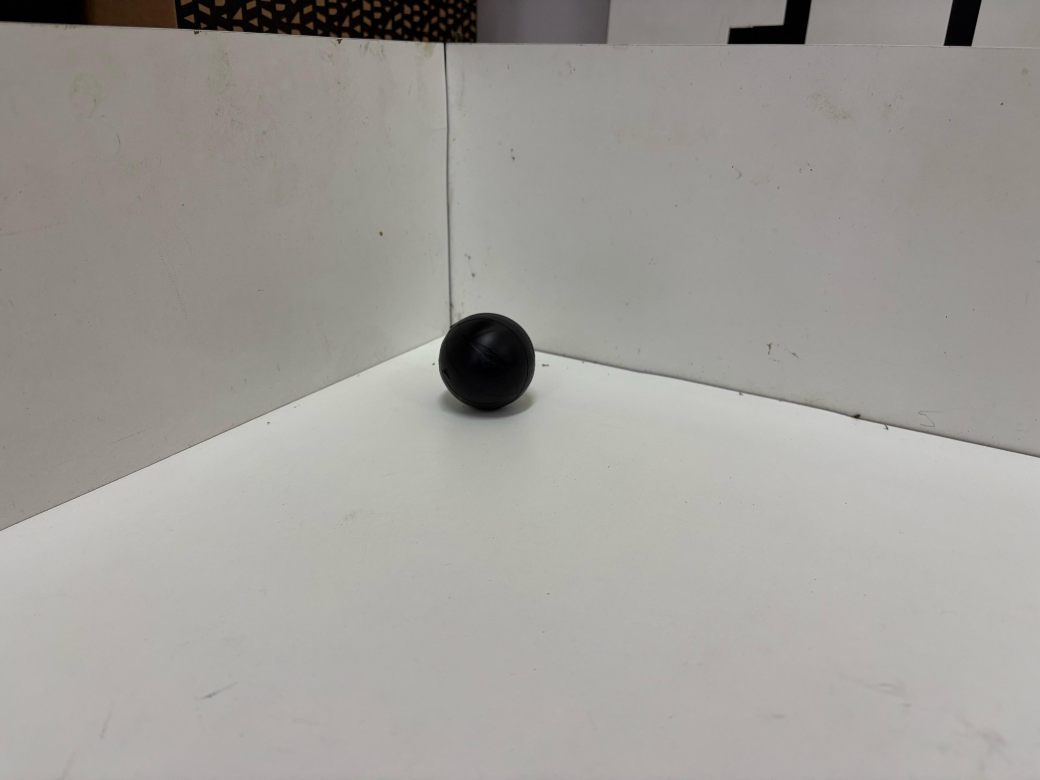
#> input picture imagens_referencia/WhatsApp Image 2025-04-01 at 08.07.22.jpeg, 4160 x 3120 px, given in place of the camera (shown at 1/4 size)
$ python ChatPrata.py
#> lines starting #> are read from the running program, lines starting #| are printed output that depends on the picture; after the words box and inside, x2 and y2 are one past the last pixel; in counts of white or black regions, pixels touching at a corner belong together
import cv2
import numpy as np

# Intervalos HSV
lower_black = np.array([0, 0, 0])
upper_black = np.array([179, 255, 83])

lower_silver = np.array([0, 0, 120])
upper_silver = np.array([179, 50, 255])

# Fundo branco em HSV (para remover da detecção prata)
lower_white = np.array([0, 0, 230])
upper_white = np.array([179, 30, 255])

# Inicializa a câmera
cap = cv2.VideoCapture(0)
if not cap.isOpened():
    print("Erro ao abrir a câmera")
    exit()

MIN_AREA = 500
MAX_AREA = 500000

while True:
    ret, frame = cap.read()
#> frame is the input picture: shape (3120, 4160, 3); mean B, G, R 153.1, 157.8, 160.4
    if not ret:
        print("Erro na captura da câmera")
        break

    # Aplica CLAHE para melhorar contraste
    lab = cv2.cvtColor(frame, cv2.COLOR_BGR2LAB)
#> lab: shape (3120, 4160, 3); mean of channels 0, 1, 2 165.4, 128.2, 130.7
    l, a, b = cv2.split(lab)
    clahe = cv2.createCLAHE(clipLimit=3.0, tileGridSize=(8, 8))
    cl = clahe.apply(l)
    lab = cv2.merge((cl, a, b))
#> lab: shape (3120, 4160, 3); mean of channels 0, 1, 2 161.7, 128.2, 130.7
    frame_clahe = cv2.cvtColor(lab, cv2.COLOR_LAB2BGR)

    hsv = cv2.cvtColor(frame_clahe, cv2.COLOR_BGR2HSV)
#> hsv: shape (3120, 4160, 3); mean H, S, V 21.7, 13.7, 156.9

    # Máscara da bola preta
    mask_black = cv2.inRange(hsv, lower_black, upper_black)
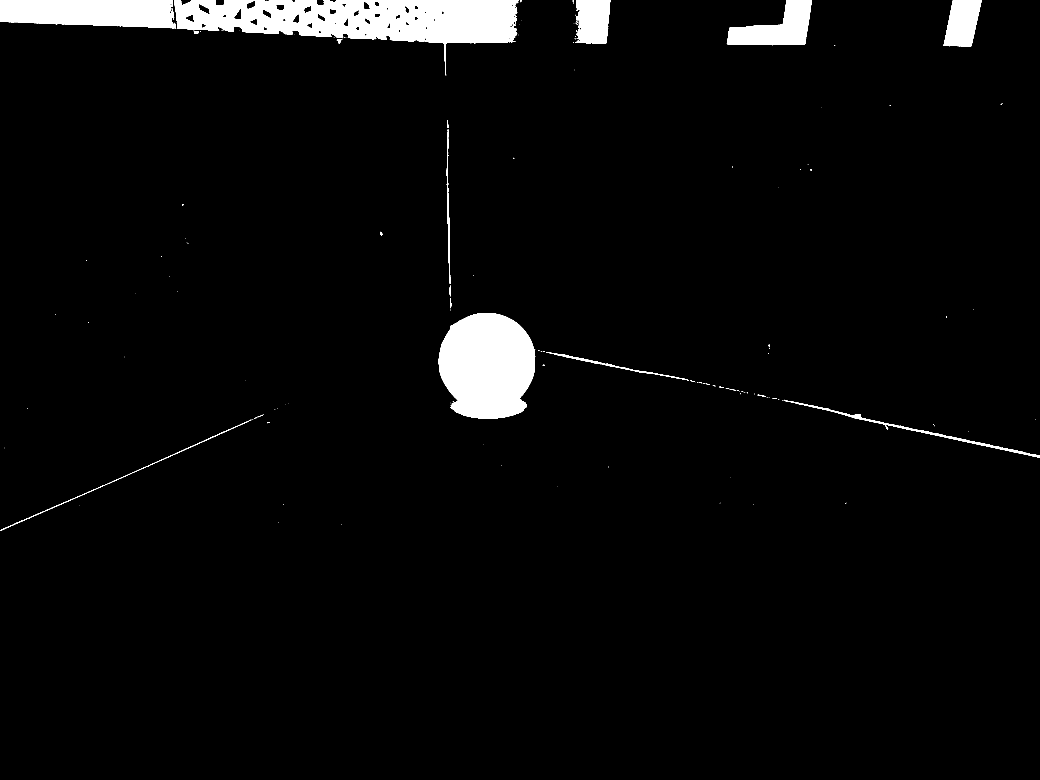
#> mask_black: shape (3120, 4160) (shown at 1/4 size); 3.7% white; 200 white regions (164 under 20 px), largest, box (x1, y1, x2, y2) and area: (697, 0, 2074, 302) 182860, (1755, 1252, 2141, 1675) 130343, (0, 0, 704, 114) 68560

    # Máscara original da prata
    mask_silver_raw = cv2.inRange(hsv, lower_silver, upper_silver)
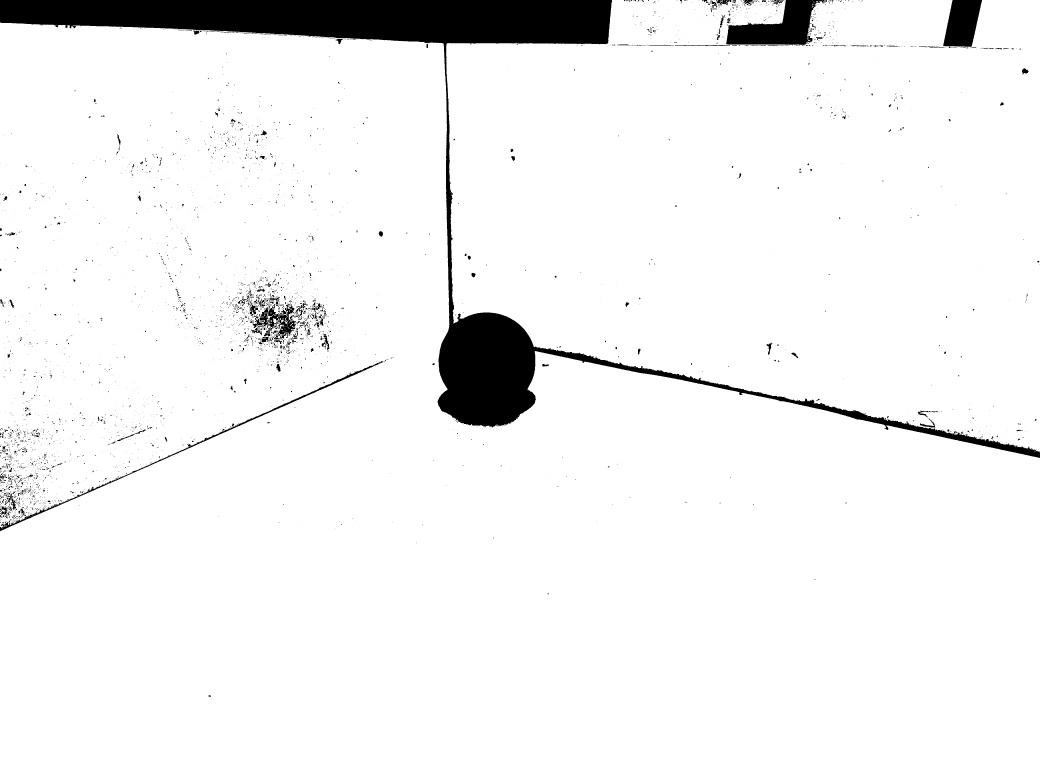
#> mask_silver_raw: shape (3120, 4160) (shown at 1/4 size); 94.8% white; 4410 black regions (3940 under 20 px), largest, box (x1, y1, x2, y2) and area: (0, 0, 4160, 1832) 549093, (2905, 0, 3307, 180) 37578, (3772, 0, 3928, 192) 21692

    # Máscara do fundo branco
    mask_white = cv2.inRange(hsv, lower_white, upper_white)
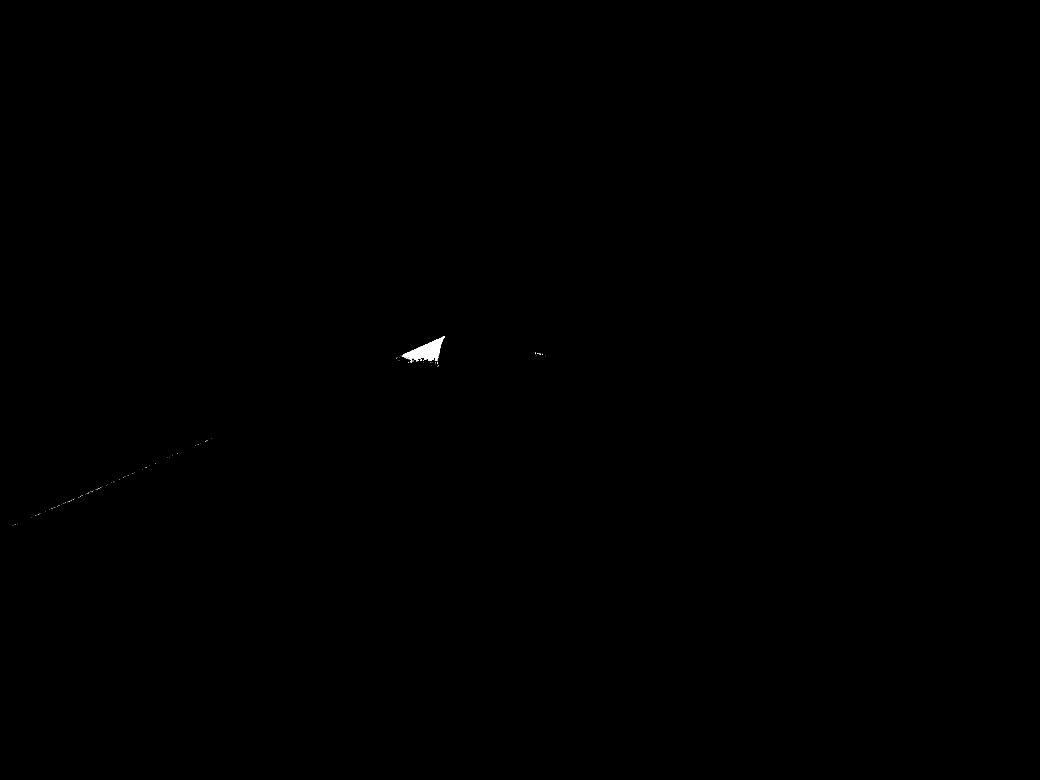
#> mask_white: shape (3120, 4160) (shown at 1/4 size); 0.06% white; 126 white regions (122 under 20 px), largest, box (x1, y1, x2, y2) and area: (1608, 1344, 1780, 1450) 7179, (1664, 1438, 1676, 1445) 41, (1748, 1447, 1752, 1456) 25, (1680, 1438, 1688, 1442) 23

    # Remove o fundo branco da máscara da prata
    mask_silver = cv2.bitwise_and(mask_silver_raw, cv2.bitwise_not(mask_white))
#> mask_silver: shape (3120, 4160); 94.7% white; 4469 black regions (3996 under 20 px)

    # ========== DETECÇÃO BOLA PRETA ==========
    contours_black, _ = cv2.findContours(mask_black, cv2.RETR_EXTERNAL, cv2.CHAIN_APPROX_SIMPLE)
#> contours_black = 196 contours, 176 with area under 20; largest, box (x1, y1, x2, y2) and area: (697, 0, 2074, 302) 195230, (1755, 1252, 2141, 1675) 129683, (0, 0, 704, 114) 67811, (2907, 0, 3248, 178) 33058, (3774, 0, 3927, 186) 20627
    for contour in contours_black:
        area = cv2.contourArea(contour)
        if MIN_AREA < area < MAX_AREA:
            (x, y, w, h) = cv2.boundingRect(contour)
            cx = x + w // 2
            cy = y + h // 2
            cv2.rectangle(frame, (x, y), (x + w, y + h), (0, 0, 255), 2)
            cv2.circle(frame, (cx, cy), 5, (0, 0, 255), -1)
            cv2.putText(frame, "Bola Preta", (x, y - 10), cv2.FONT_HERSHEY_SIMPLEX,
                        0.5, (0, 0, 255), 2)
#> this loop made 196 passes
#> (area, x, y, w, h, cx, cy) on passes 15, 36, 73, 82, 106, 188, 189, 190: (1348, 0, 1715, 925, 409, 462, 1919), (6320, 3157, 1605, 1003, 226, 3658, 1718), (2341.5, 2184, 1408, 570, 114, 2469, 1465), (129683, 1755, 1252, 386, 423, 1948, 1463), (2206, 1787, 517, 14, 619, 1794, 826), (20627, 3774, 0, 153, 186, 3850, 93), (33058, 2907, 0, 341, 178, 3077, 89), (20165, 2300, 0, 143, 175, 2371, 87)

    # ========== DETECÇÃO BOLA PRATEADA ==========
    blurred_silver = cv2.GaussianBlur(mask_silver, (15, 15), 0)
    circles_silver = cv2.HoughCircles(blurred_silver, cv2.HOUGH_GRADIENT, dp=1.2, minDist=30,
                                      param1=50, param2=15, minRadius=10, maxRadius=50)
#> circles_silver = 296 rows, first 8: [991.8, 1237.8, 49.24], [1102.2, 1239, 49.24], [1067.4, 1311, 49.24], [1079.4, 1265.4, 49.24], [1049.4, 1241.4, 49.24], [1141.8, 1318.2, 49.24], [1125, 1344.6, 46.6], [1030.2, 1326.6, 49.24]

    if circles_silver is not None:
        circles_silver = np.round(circles_silver[0, :]).astype("int")
#> circles_silver = 296 rows, first 8: [992, 1238, 49], [1102, 1239, 49], [1067, 1311, 49], [1079, 1265, 49], [1049, 1241, 49], [1142, 1318, 49], [1125, 1345, 47], [1030, 1327, 49]
        for (x, y, r) in circles_silver:
            cv2.circle(frame, (x, y), r, (255, 0, 0), 2)
            cv2.circle(frame, (x, y), 2, (255, 0, 0), 3)
            cv2.putText(frame, "Bola Prateada", (x - 40, y - r - 10),
                        cv2.FONT_HERSHEY_SIMPLEX, 0.5, (255, 0, 0), 2)
#> this loop made 296 passes
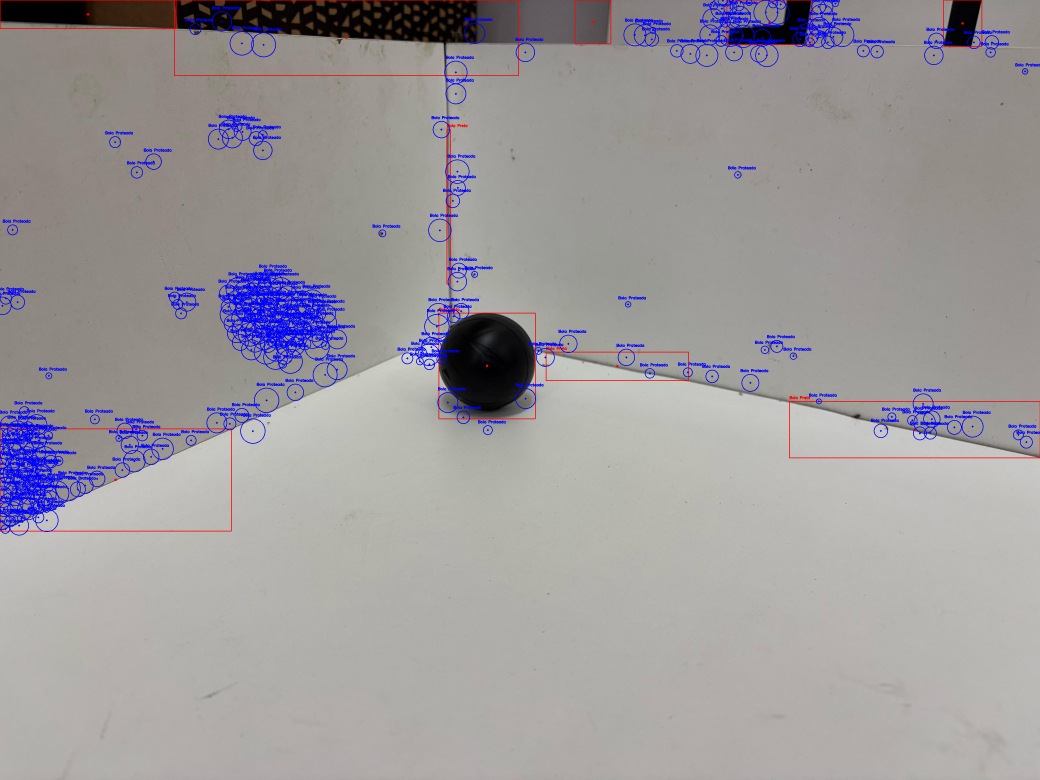
#> frame: shape (3120, 4160, 3) (shown at 1/4 size); mean B, G, R 155.7, 153.7, 157.1

    # ========== EXIBIÇÃO ==========
    cv2.imshow("Frame Original", frame)
    cv2.imshow("Mascara Preta", mask_black)
    cv2.imshow("Mascara Prata (original)", mask_silver_raw)
    cv2.imshow("Mascara Prata (fundo removido)", mask_silver)

    if cv2.waitKey(1) == 27:  # ESC
#> (key Esc is pressed here)
        break

cap.release()
cv2.destroyAllWindows()

$ run again, on imagens_referencia/WhatsApp Image 2025-04-01 at 08.07.23.jpeg
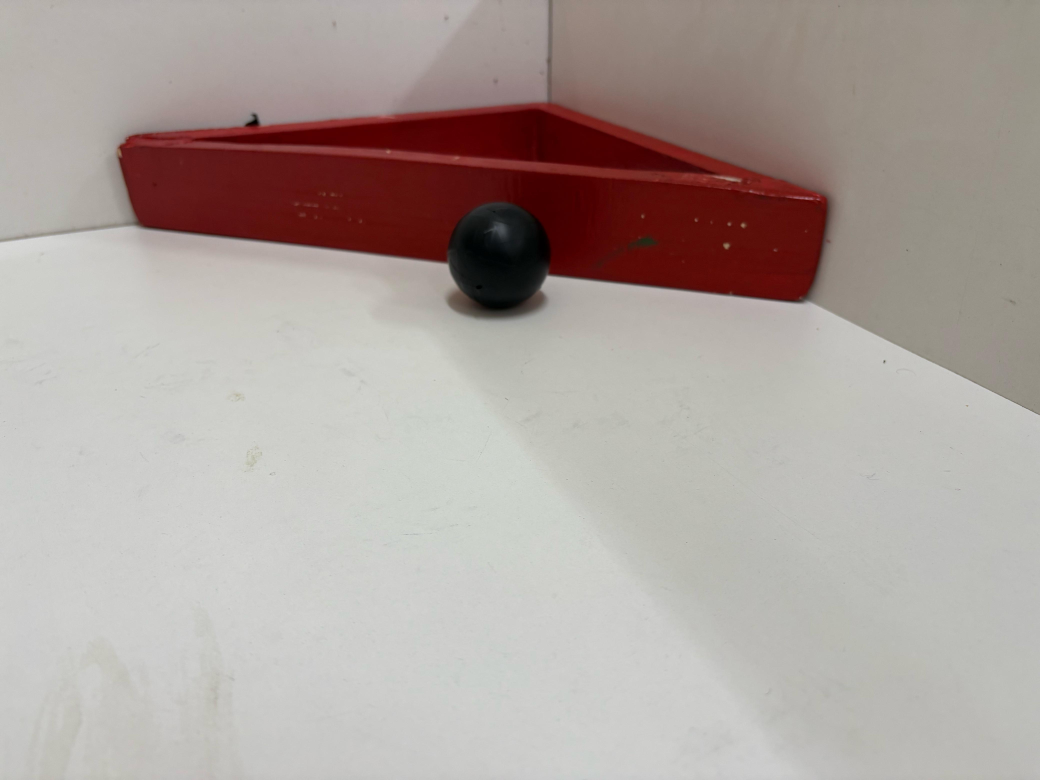
#> input picture imagens_referencia/WhatsApp Image 2025-04-01 at 08.07.23.jpeg, 4160 x 3120 px, given in place of the camera (shown at 1/4 size)
#> frame is the input picture: shape (3120, 4160, 3); mean B, G, R 158.3, 162.9, 173.6
#> hsv: shape (3120, 4160, 3); mean H, S, V 24.6, 33.4, 171.8
#> `mask_black = cv2.inRange(hsv, lower_black, upper_black)`:
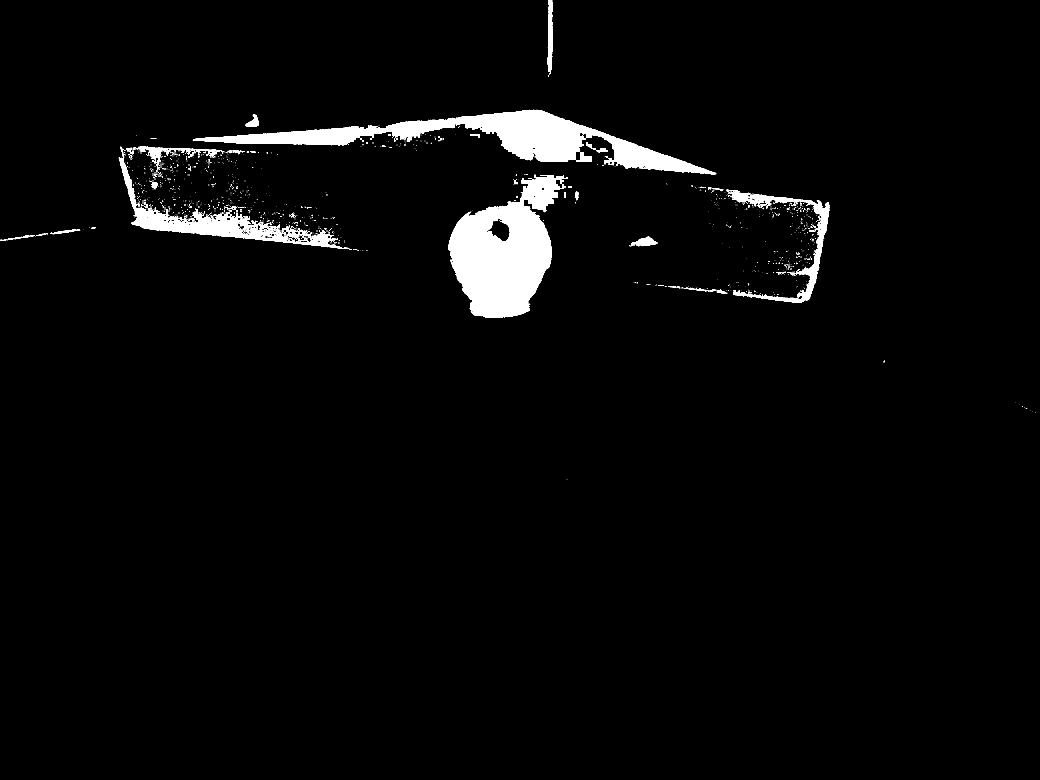
#> mask_black: shape (3120, 4160) (shown at 1/4 size); 2.9% white; 1970 white regions (1844 under 20 px), largest, box (x1, y1, x2, y2) and area: (1792, 698, 2272, 1270) 153526, (771, 439, 2865, 697) 138952, (475, 630, 1408, 998) 37176
#> mask_silver_raw: shape (3120, 4160); 86% white; 771 black regions (713 under 20 px), largest, box (x1, y1, x2, y2) and area: (0, 0, 3350, 1296) 1810185, (3665, 1410, 4160, 1661) 3064, (3475, 1308, 3607, 1386) 881
#> mask_white: shape (3120, 4160); 0.05% white; 116 white regions (110 under 20 px), largest, box (x1, y1, x2, y2) and area: (0, 945, 212, 1023) 6093, (11, 1015, 27, 1021) 44, (61, 1010, 70, 1015) 25, (75, 1005, 83, 1014) 22, (28, 1012, 40, 1015) 20, (43, 1015, 51, 1021) 20
#> mask_silver: shape (3120, 4160); 85.9% white; 887 black regions (823 under 20 px)
#> contours_black = 1949 contours, 1876 with area under 20; largest, box (x1, y1, x2, y2) and area: (1792, 698, 2272, 1270) 157374, (771, 439, 2865, 697) 137152, (475, 630, 1408, 998) 40584, (2932, 775, 3318, 1211) 17828, (2189, 0, 2211, 294) 4006
#> the loop `for contour in contours_black:` made 1949 passes
#> (area, x, y, w, h, cx, cy) on passes 342, 451, 1277, 1329, 1486, 1693, 1850, 1878: (2073.5, 2521, 945, 108, 40, 2575, 965), (553, 200, 916, 121, 21, 260, 926), (17828.5, 2932, 775, 386, 436, 3125, 993), (2195.5, 2904, 759, 122, 68, 2965, 793), (157374, 1792, 698, 480, 572, 2032, 984), (40584, 475, 630, 933, 368, 941, 814), (3374, 555, 586, 343, 65, 726, 618), (877.5, 2344, 568, 88, 44, 2388, 590)
#> `circles_silver = cv2.HoughCircles(blurred_silver, cv2.HOUGH_GRADIENT, ..`: circles_silver = 115 rows, first 8: [2233.8, 199.8, 49.24], [4093.8, 1579.8, 43.96], [42.6, 983.4, 37.36], [4056.6, 1558.2, 47.92], [2143.8, 1205.4, 40.72], [2249.4, 232.2, 37.36], [4131, 1599, 29.44], [99, 984.6, 24.04]
#> `circles_silver = np.round(circles_silver[0, :]).astype("int")`: circles_silver = 115 rows, first 8: [2234, 200, 49], [4094, 1580, 44], [43, 983, 37], [4057, 1558, 48], [2144, 1205, 41], [2249, 232, 37], [4131, 1599, 29], [99, 985, 24]
#> the loop `for (x, y, r) in circles_silver:` made 115 passes
#> after the loop `for (x, y, r) in circles_silver:`:
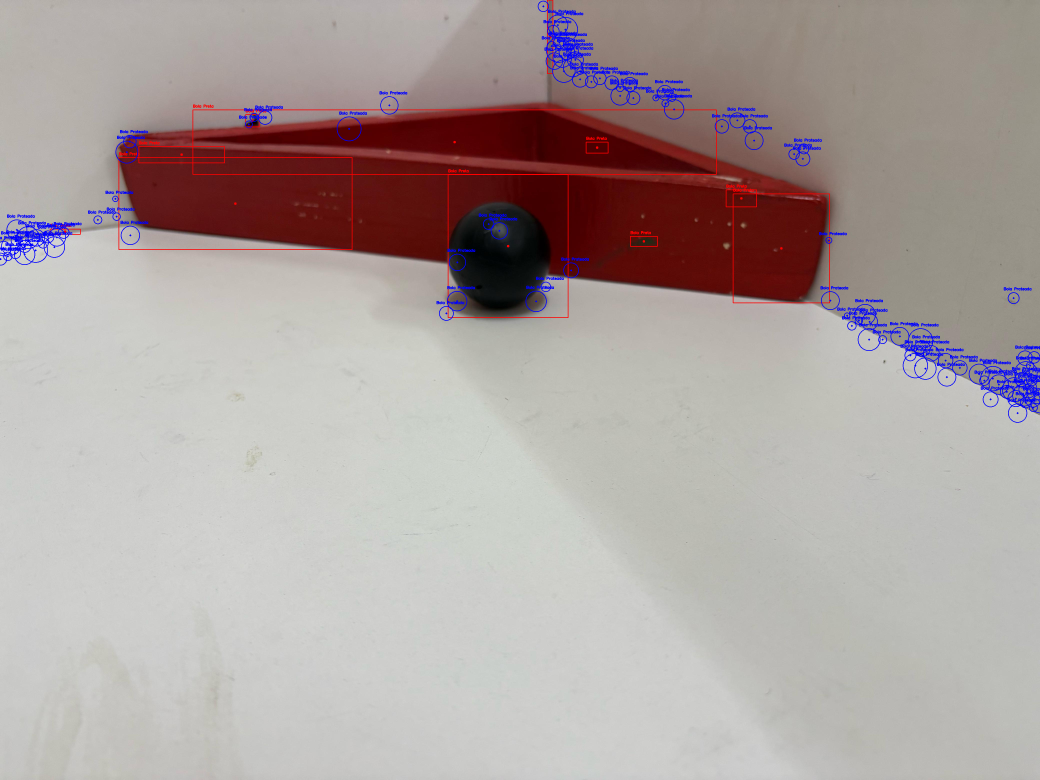
#> frame: shape (3120, 4160, 3) (shown at 1/4 size); mean B, G, R 159.4, 161.3, 172.5
